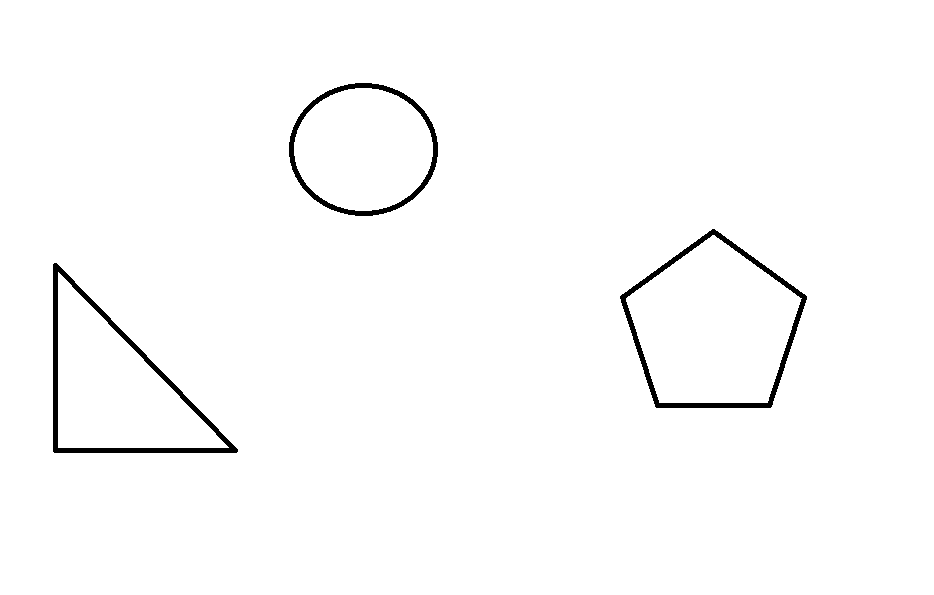
#> input picture Basic/Segmentation/test.png, 934 x 595 px
$ python 'Region Growing.py'
#> lines starting #> are read from the running program, lines starting #| are printed output that depends on the picture; after the words box and inside, x2 and y2 are one past the last pixel; in counts of white or black regions, pixels touching at a corner belong together
#> further down, img is the input picture: PIL image 934x595 RGB; 98.6% white; 3 black regions, box (x1, y1, x2, y2) and area: (53, 263, 238, 453) 3085, (620, 229, 807, 408) 2832, (289, 83, 438, 216) 2138
import numpy as np
from PIL import Image


# Object for point in the picture
class Point( object ):
    def __init__( self, x, y ):
        self.x = x
        self.y = y

    def getX( self ):
        return self.x

    def getY( self ):
        return self.y

# Calculating norm for it to be used in threshold comparing
def getGrayDiff( img, currentPoint, tmpPoint ):
    nowPoint = img.getpixel( ( currentPoint.x, currentPoint.y ) )
    nextPoint = img.getpixel( ( tmpPoint.x, tmpPoint.y ) )
    return ( ( ( nowPoint[ 0 ] - nextPoint[ 0 ] ) ** 2 ) + ( ( nowPoint[ 1 ] - nextPoint[ 1 ] ) ** 2 ) + ( ( nowPoint[ 2 ] - nextPoint[ 2 ] ) ** 2 ) ) ** 0.5

# Creating list that is used in finding neighboring points
def selectConnects(p):
    if p != 0:
        connects = [ Point( -1, -1 ), Point( 0, -1 ), Point( 1, -1 ), Point( 1, 0 ), Point( 1, 1 ),
                    Point( 0, 1 ), Point( -1, 1 ), Point( -1, 0 ) ]
    else:
        connects = [ Point( 0, -1 ), Point( 1, 0 ),Point( 0, 1 ), Point( -1, 0 ) ]
    return connects

# Do the region growing segmentation
def regionGrow( img, seeds, thresh, p = 1 ):
#> called with thresh = 10, p = 1
    width, height = img.size
#> width = 934; height = 595
    # Creating template image
    seedMark = np.zeros( ( height, width ) )
    seedList = []
    # Creating seed list to be use in region growing
    for seed in seeds:
        seedList.append( seed )
        label = 255
        connects = selectConnects( p )

    # Finding region
    while( len( seedList ) > 0 ):
        currentPoint = seedList.pop( 0 )

        seedMark[ currentPoint.y, currentPoint.x ] = label
        for i in range( len( connects ) ):
            tmpX = currentPoint.x + connects[ i ].x
            tmpY = currentPoint.y + connects[ i ].y
            if tmpX < 0 or tmpY < 0 or tmpX >= width or tmpY >= height:
                continue
            grayDiff = getGrayDiff( img, currentPoint, Point( tmpX, tmpY ))
            if grayDiff < thresh and seedMark[ tmpY, tmpX ] == 0:
                seedMark[ tmpY, tmpX ] = label
                seedList.append( Point( tmpX, tmpY ) )
#> this loop made 49029 passes
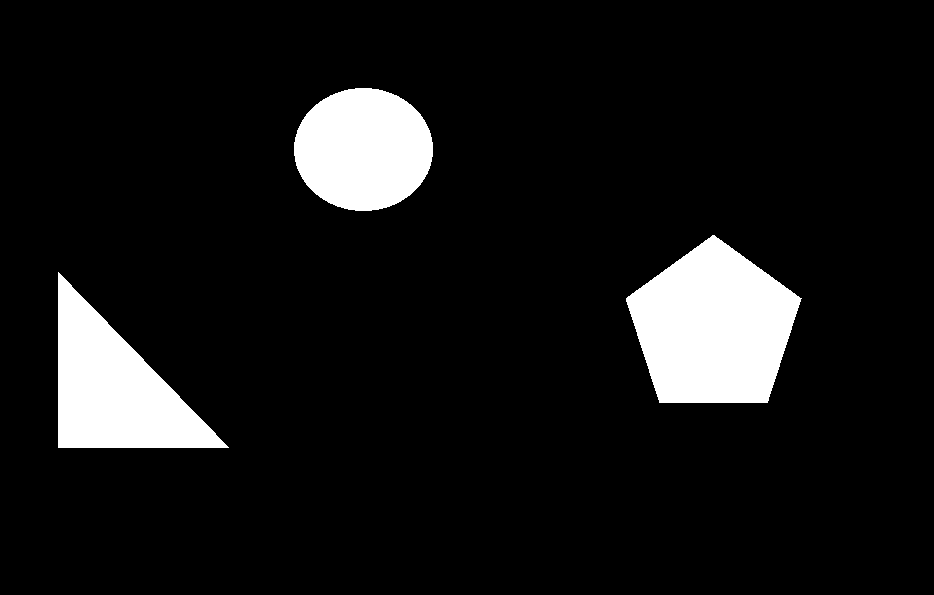
#> seedMark: shape (595, 934) float64; 8.8% white; 3 white regions, box (x1, y1, x2, y2) and area: (626, 235, 802, 403) 20484, (58, 272, 229, 448) 15136, (294, 88, 433, 211) 13409
    return seedMark


img = Image.open( 'test.png' )
seeds = [ Point( 110, 401 ), Point( 366, 159 ), Point( 712, 374 ) ]
binaryImg = regionGrow( img, seeds, 10, 1 )
img.show()
binary = Image.fromarray( binaryImg )
binary.show()
